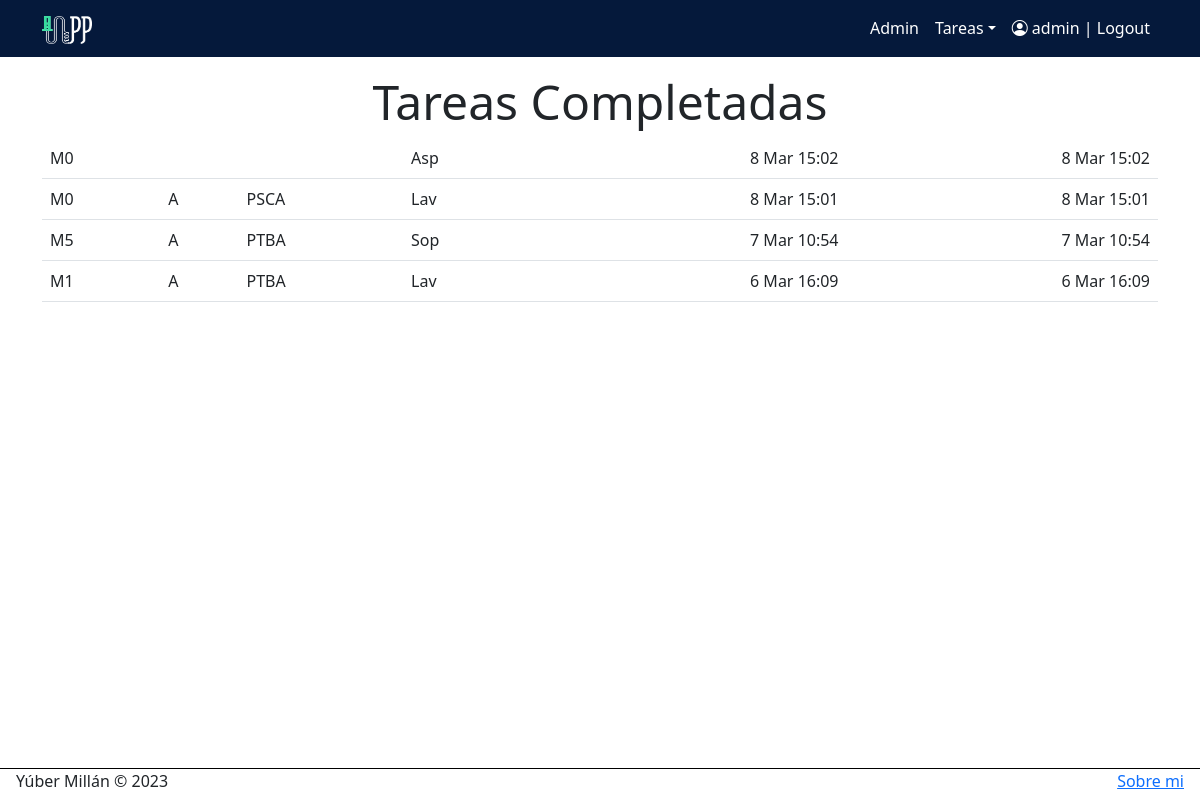
Page /tasks_completed/ (signed in) on the earlier database version.
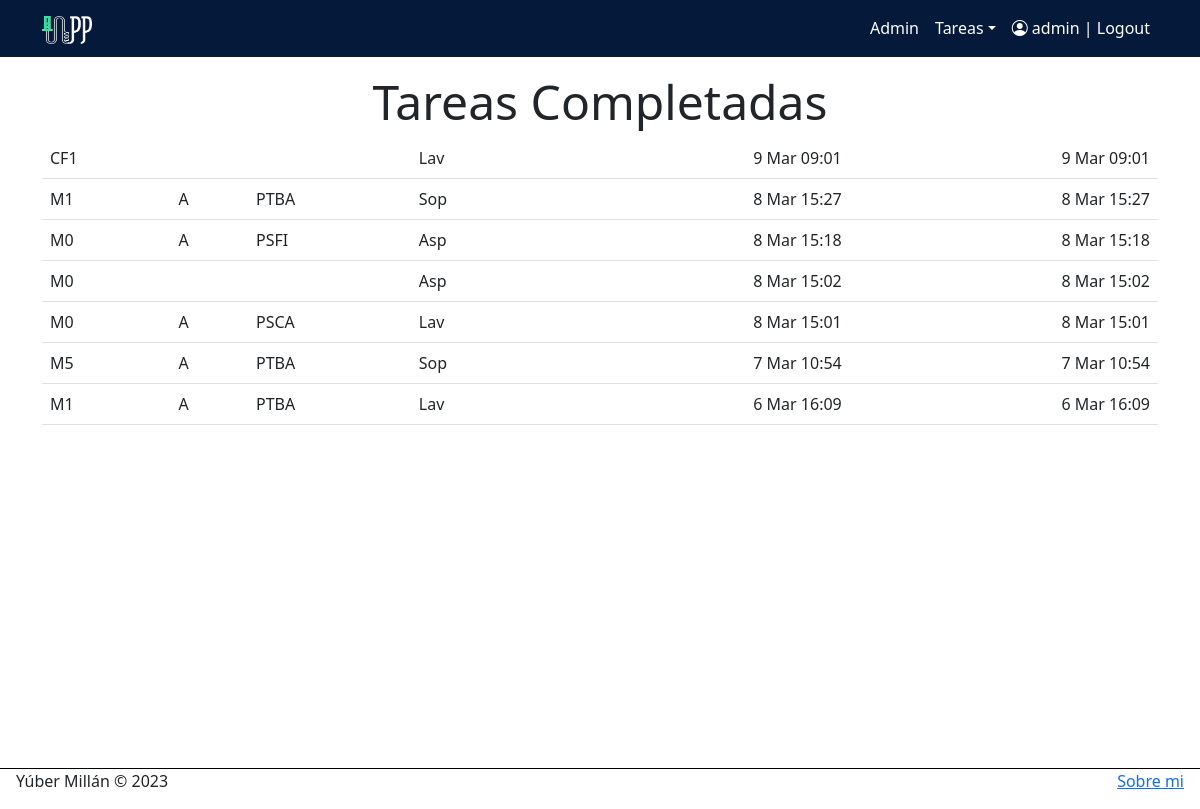
Same page on the later database version.
### tasks/models.py (models this page shows, shortened)
class Task(models.Model):
    galpon = models.IntegerField(default=1)
    user = models.ForeignKey(User, on_delete=models.CASCADE)
    location = models.CharField(choices=UBICACION, max_length=3)
    zona = models.CharField(choices=ZONAS, max_length=1, blank=True)
    area = models.CharField(choices=AREA, max_length=4, blank=True)
    tarea = models.CharField(choices=TASK, max_length=3, default=None)
    created = models.DateTimeField(auto_now_add=True)
    datecompleted = models.DateTimeField(null=True, blank=True)

### tasks/views.py (the view)
# urls.py: path('tasks_completed/', views.tasks_completed, name='tasks_completed'),
@login_required
def tasks_completed(request):
    tasks = Task.objects.filter(
        user=request.user, datecompleted__isnull=False).order_by('-datecompleted')
    return render(request, 'completed_tasks.html', {"tasks": tasks})

### tasks/templates/completed_tasks.html (shortened to what this page needs)
{% extends 'base.html' %}
{% block content %}
<h1 class="display-5 text-center">Tareas Completadas</h1>
    <table class="table">
        {% for task in tasks %}
        <tbody>
            <tr>
                <td style="max-width: 200px;">{{task.location}} </a></td>
                <td style="max-width: 200px;">{{task.zona}} </a></td>
                <td style="max-width: 200px;">{{task.area}} </a></td>
                <td style="max-width: 200px;">{{task.tarea}} </a></td>
                <td style="max-width: 200px; text-align:right;">{{task.created|date:'j M H:i'}}</a></td>
                <td style="max-width: 200px; text-align:right;">{{task.datecompleted|date:'j M H:i'}}</a></td>
            </tr>
        </tbody>
        {% endfor %}
    </table>
    {% endblock %}

Differences in the rows shown:
added Task: location "CF1", tarea "Lav", created "9 Mar 09:01", datecompleted "9 Mar 09:01"
added Task: location "M1", zona "A", area "PTBA", tarea "Sop", created "8 Mar 15:27", datecompleted "8 Mar 15:27"
added Task: location "M0", zona "A", area "PSFI", tarea "Asp", created "8 Mar 15:18", datecompleted "8 Mar 15:18"
